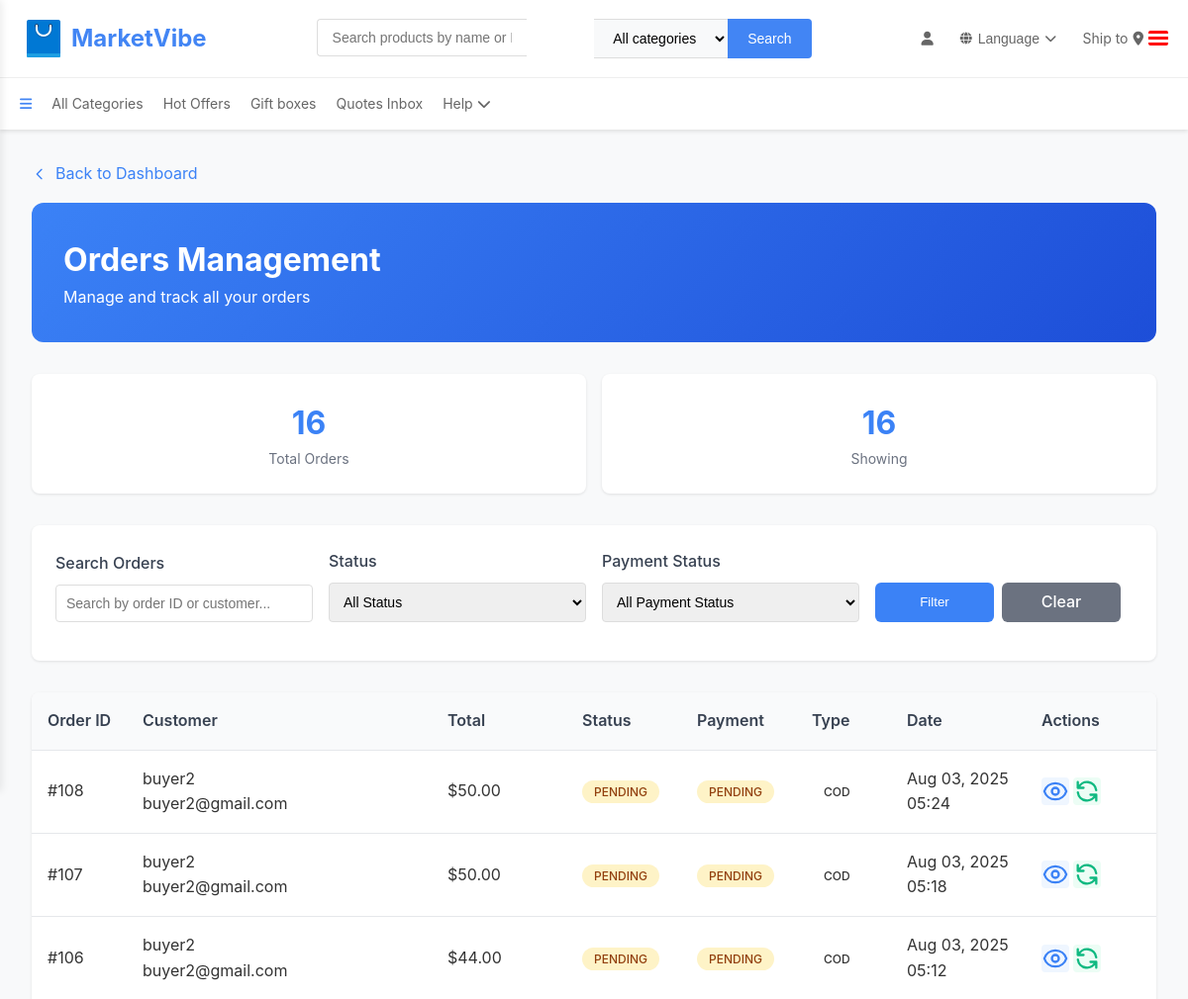
Page /orders/list/ (signed in, upper part) on the earlier database version.
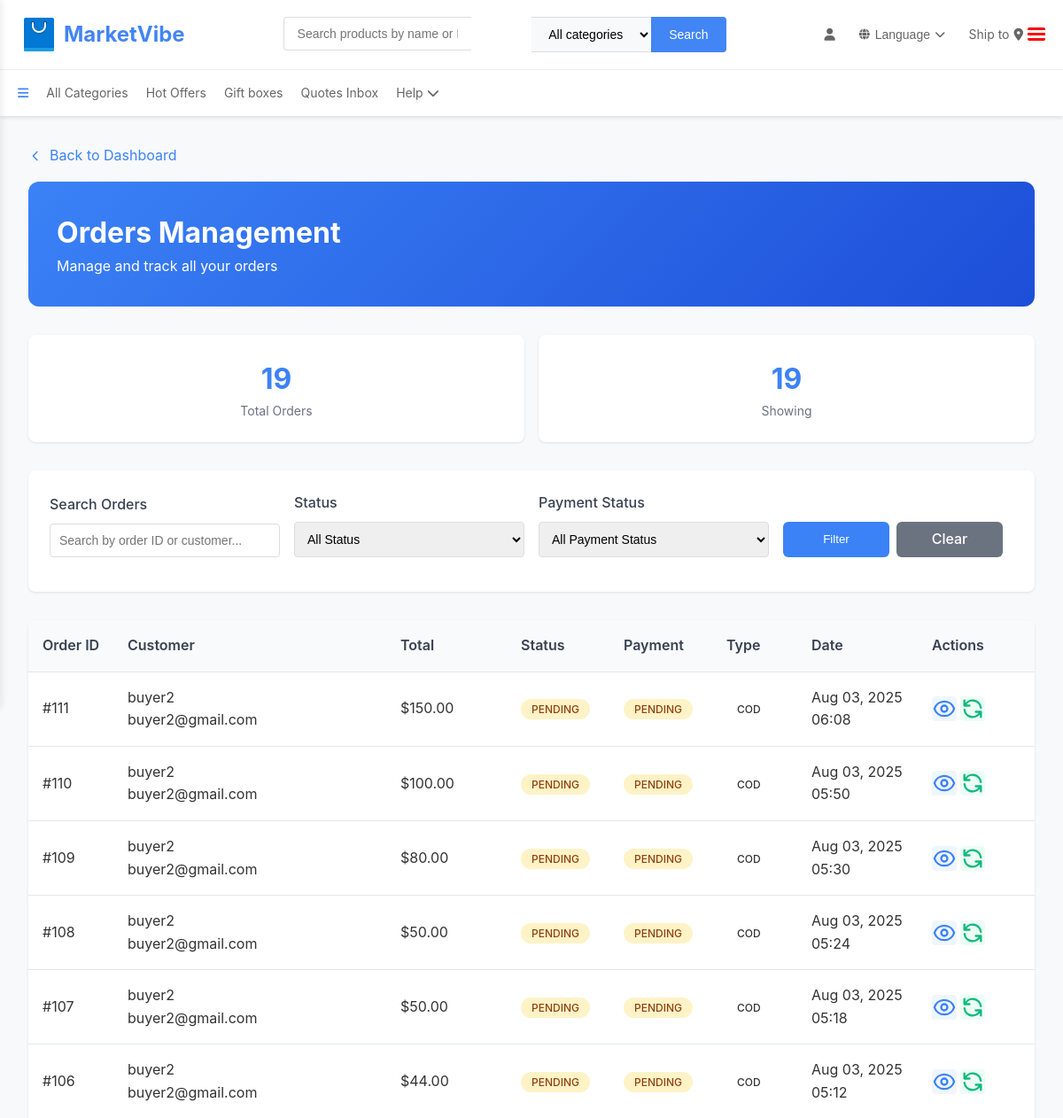
Same page on the later database version.
### buyer/models.py (models this page shows, shortened)
class Order(models.Model):
    buyer = models.ForeignKey(Buyer, on_delete=models.CASCADE)
    seller = models.ForeignKey("seller.Seller", on_delete=models.CASCADE)
    status = models.CharField(max_length=20, choices=OrderStatus.choices, default=OrderStatus.PENDING)
    total_amount = models.FloatField()
    payment_status = models.CharField(max_length=20, choices=PaymentStatus.choices, default=PaymentStatus.PENDING)
    order_type = models.CharField(max_length=20, choices=[('cod', 'Cash on Delivery'), ('stripe', 'Stripe')], default='cod')
    promotion = models.ForeignKey("seller.Promotion", on_delete=models.SET_NULL, null=True, blank=True)
    delivery_address = models.TextField()
    tracking_number = models.CharField(max_length=100, blank=True, null=True)
    notes = models.TextField(blank=True, null=True)
    created_at = models.DateTimeField(default=timezone.now)
    updated_at = models.DateTimeField(auto_now=True)
    expected_delivery_date = models.DateField(blank=True, null=True)
    class Meta:
        ordering = ['-created_at']

class Buyer(models.Model):
    name = models.CharField(max_length=100)
    email = models.EmailField(unique=True)
    image = models.BinaryField(blank=True, null=True)  # Storing image as binary data (BLOB)
    phone = models.CharField(max_length=20, null=True, blank=True)
    date_of_birth = models.DateField(null=True, blank=True)
    address = models.TextField(blank=True, null=True)
    created_at = models.DateTimeField(default=timezone.now)
    updated_at = models.DateTimeField(auto_now=True)
    def get_image_base64(self):
        """Returns the base64 string to display in templates"""
        if self.image:
            return base64.b64encode(self.image).decode('utf-8')
        return None
    image_data = property(get_image_base64)

### seller/views.py (the view)
# urls.py: path('orders/list/', views.seller_orders_list, name='orders_list'),
@login_required
def seller_orders_list(request):
    seller = get_object_or_404(Seller, user=request.user)
    orders = Order.objects.filter(seller=seller).select_related('buyer').order_by('-created_at')
    search_query = request.GET.get('search', '')
    if search_query:
        orders = orders.filter(
            Q(id__icontains=search_query) |
            Q(buyer__name__icontains=search_query) |
            Q(buyer__email__icontains=search_query)
        )
    status_filter = request.GET.get('status', '')
    if status_filter:
        orders = orders.filter(status=status_filter)
    payment_status_filter = request.GET.get('payment_status', '')
    if payment_status_filter:
        orders = orders.filter(payment_status=payment_status_filter)
    from django.core.paginator import Paginator
    paginator = Paginator(orders, 20)
    page_number = request.GET.get('page')
    page_obj = paginator.get_page(page_number)
    context = {
        'seller': seller,
        'orders': page_obj,
        'total_orders': orders.count(),
    }
    if request.headers.get('X-Requested-With') == 'XMLHttpRequest':
        return render(request, 'seller/orders_list_ajax.html', context)
    return render(request, 'seller/orders_list.html', context)

### buyer/context_processors.py (called while the page is built, shortened)
def user_sidebar_data(request):
    context = {
        'user_type': None,
        'buyer': None,
        'seller': None,
        'image_base64': None
    }
    if hasattr(request, 'user') and request.user.is_authenticated:
        try:
            buyer = Buyer.objects.filter(email=request.user.email).first()
        except Buyer.DoesNotExist:
            pass
        try:
            seller = Seller.objects.filter(email=request.user.email).first()
            if seller:
                context.update({
                    'user_type': 'seller',
                    'seller': seller,
                    'image_base64': seller.get_image_base64() if seller.image else None
                })
                return context
        except Seller.DoesNotExist:
            pass
    return context

### seller/models.py (called while the page is built)
    def get_image_base64(self):
        if self.image:
            return base64.b64encode(self.image).decode('utf-8')
        return None

### seller/templates/seller/orders_list.html (shortened to what the changed rows need)
{% extends 'index.html' %}
{% load static %}
{% block content %}
<!DOCTYPE html>
<html lang="en" data-theme="light">
<head>
</head>
<body>
    <div class="orders-container">
        <div class="page-header">
            <h1 class="text-3xl font-bold mb-2">Orders Management</h1>
        </div>
        <div class="stats-grid">
            <div class="stat-card">
                <div class="stat-value">{{ total_orders }}</div>
                <div class="stat-label">Total Orders</div>
            </div>
            <div class="stat-card">
                <div class="stat-value">{{ orders|length }}</div>
                <div class="stat-label">Showing</div>
            </div>
        </div>
        <div class="orders-table" id="ordersTableContainer">
            {% if orders %}
                {% for order in orders %}
                <div class="table-row">
                    <div class="font-mono text-sm">#{{ order.id }}</div>
                    <div>
                        {% if order.buyer.name %}
                            {{ order.buyer.name }}
                        {% elif order.buyer.user %}
                            {{ order.buyer.user.username }}
                        {% else %}
                            Anonymous
                        {% endif %}
                        <div class="text-xs text-gray-500">{{ order.buyer.email }}</div>
                    </div>
                    <div class="font-semibold">${{ order.total_amount|floatformat:2 }}</div>
                    <div>
                        <span class="status-badge status-{{ order.status|lower }}">
                            {{ order.get_status_display }}
                        </span>
                    </div>
                                <div>
                <span class="status-badge status-{{ order.payment_status|lower }}">
                    {{ order.get_payment_status_display }}
                </span>
            </div>
            <div>
                <span class="status-badge status-{{ order.order_type|lower }}">
                    {{ order.order_type|upper }}
                </span>
            </div>
            <div class="text-sm text-gray-600">
                {{ order.created_at|date:"M d, Y" }}
                <div class="text-xs">{{ order.created_at|time:"H:i" }}</div>
            </div>
                    <div style="display: flex; gap: 0.25rem;">
                        <button onclick="viewOrderDetails('{{ order.id }}')" title="View Details" class="action-btn view-btn">
                        </button>
                        <button onclick="updateOrderStatus('{{ order.id }}')" title="Update Status" class="action-btn update-btn">
                            <svg width="30" height="30" fill="none" stroke="currentColor" viewBox="0 0 24 24">
                                <path stroke-linecap="round" stroke-linejoin="round" stroke-width="2" d="M4 4v5h.582m15.356 2A8.001 8.001 0 004.582 9m0 0H9m11 11v-5h-.581m0 0a8.003 8.003 0 01-15.357-2m15.357 2H15"></path>
                            </svg>
                        </button>
                    </div>
                </div>
                {% endfor %}
            {% endif %}
        </div>
    </div>
</body>
</html>
{% endblock %}

Differences in the rows shown:
added Order: id "111", buyer.name "buyer2", buyer.email "buyer2@gmail.com", total_amount "150.00", status "PENDING", payment_status "PENDING", order_type "COD", created_at "Aug 03, 2025", created_at "06:08"
added Order: id "110", buyer.name "buyer2", buyer.email "buyer2@gmail.com", total_amount "100.00", status "PENDING", payment_status "PENDING", order_type "COD", created_at "Aug 03, 2025", created_at "05:50"
added Order: id "109", buyer.name "buyer2", buyer.email "buyer2@gmail.com", total_amount "80.00", status "PENDING", payment_status "PENDING", order_type "COD", created_at "Aug 03, 2025", created_at "05:30"
Other differences:
{{ total_orders }}: "16" → "19"
{{ orders|length }}: "16" → "19"
